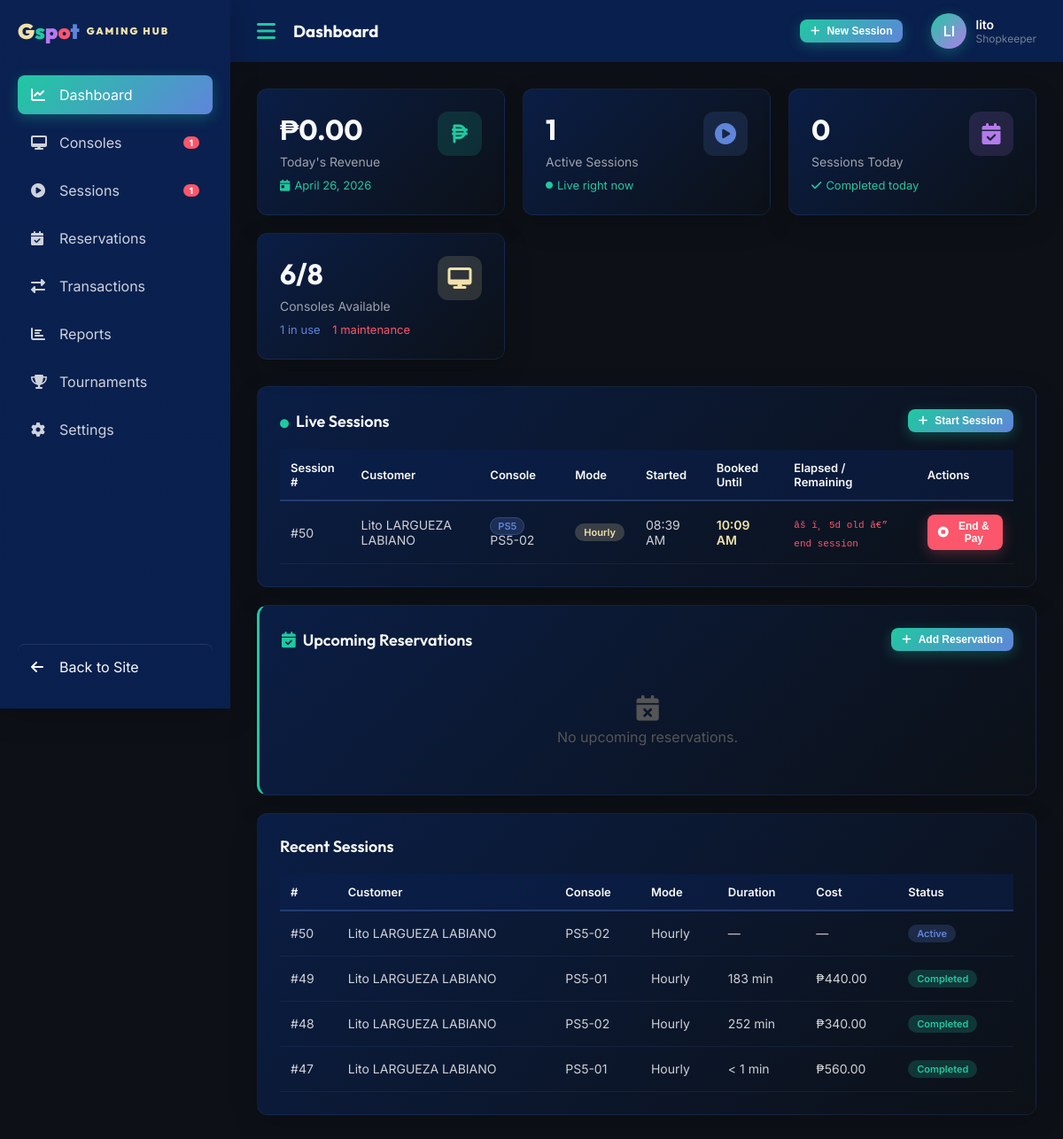
Screenshot of /admin.php (signed in) with the database file from the repository.
### tables this page shows
CREATE TABLE `gaming_sessions` (
  `session_id` int(11) NOT NULL,
  `user_id` int(11) NOT NULL,
  `console_id` int(11) NOT NULL,
  `rental_mode` enum('hourly','open_time','unlimited') NOT NULL,
  `planned_minutes` int(11) DEFAULT NULL,
  `start_time` datetime NOT NULL DEFAULT current_timestamp(),
  `end_time` datetime DEFAULT NULL,
  `duration_minutes` int(11) DEFAULT NULL,
  `hourly_rate` decimal(10,2) NOT NULL DEFAULT 0.00,
  `total_cost` decimal(10,2) DEFAULT NULL,
  `status` enum('active','completed','cancelled') NOT NULL DEFAULT 'active',
  `payment_status` enum('paid','unpaid','partial') DEFAULT NULL,
  `created_by` int(11) NOT NULL,
  `created_at` datetime NOT NULL DEFAULT current_timestamp()
);

CREATE TABLE `consoles` (
  `console_id` int(11) NOT NULL,
  `console_name` varchar(50) NOT NULL,
  `console_type` enum('PS5','PS4','Xbox Series X') NOT NULL,
  `unit_number` varchar(10) NOT NULL,
  `status` enum('available','in_use','maintenance') NOT NULL DEFAULT 'available',
  `hourly_rate` decimal(10,2) NOT NULL DEFAULT 0.00,
  `created_at` datetime NOT NULL DEFAULT current_timestamp()
);

### includes/db_functions.php (called while the page is built, shortened)
<?php
require_once __DIR__ . '/db_config.php';
function getConsoles($status = null, $type = null) {
    global $conn;
    $sql = "SELECT * FROM consoles WHERE 1=1";
    $params = [];
    $types = "";
    if ($status) {
        $sql .= " AND status = ?";
        $params[] = $status;
        $types .= "s";
    }
    $sql .= " ORDER BY console_type, unit_number";
    $stmt = $conn->prepare($sql);
    if (!empty($params)) {
        $stmt->bind_param($types, ...$params);
    }
    $stmt->execute();
    return $stmt->get_result()->fetch_all(MYSQLI_ASSOC);
}
function getActiveSessions() {
    global $conn;
    $sql = "SELECT gs.*, COALESCE(u.full_name, 'Walk-in') AS customer_name,
                   c.console_name, c.console_type, c.unit_number,
                   COALESCE((SELECT SUM(t.amount) FROM transactions t WHERE t.session_id = gs.session_id), 0) AS upfront_paid
            FROM gaming_sessions gs
            LEFT JOIN users u ON gs.user_id = u.user_id
            JOIN consoles c ON gs.console_id = c.console_id
            WHERE gs.status = 'active'
            ORDER BY gs.start_time DESC";
    $result = $conn->query($sql);
    return $result->fetch_all(MYSQLI_ASSOC);
}
function getDailySalesReport($date) {
    global $conn;
    $stmt = $conn->prepare(
        "SELECT COUNT(*) AS total_sessions,
                SUM(total_cost) AS total_revenue,
                AVG(duration_minutes) AS avg_duration,
                SUM(CASE WHEN rental_mode = 'hourly' THEN 1 ELSE 0 END) AS hourly_sessions,
                SUM(CASE WHEN rental_mode = 'open_time' THEN 1 ELSE 0 END) AS open_time_sessions,
                SUM(CASE WHEN rental_mode = 'unlimited' THEN 1 ELSE 0 END) AS unlimited_sessions
         FROM gaming_sessions
         WHERE DATE(start_time) = ? AND status = 'completed'"
    );
    $stmt->bind_param("s", $date);
    $stmt->execute();
    return $stmt->get_result()->fetch_assoc();
}
?>

### admin_sections/dashboard.php (shortened to what this page needs)
<div class="page active" id="dashboard">
    <div class="stats-grid">
        <div class="stat-card">
            <div class="stat-card-header">
                <div>
                    <div class="stat-value">₱<?= number_format($todayRevenue, 2) ?></div>
                    <div class="stat-label">Today's Revenue</div>
                </div>
                <div class="stat-icon revenue"><i class="fas fa-peso-sign"></i></div>
            </div>
            <div class="stat-change up"><i class="fas fa-calendar-day"></i> <?= date('F d, Y') ?></div>
        </div>
        <div class="stat-card">
            <div class="stat-card-header">
                <div>
                    <div class="stat-value"><?= $activeCount ?></div>
                    <div class="stat-label">Active Sessions</div>
                </div>
                <div class="stat-icon sessions"><i class="fas fa-play-circle"></i></div>
            </div>
            <div class="stat-change up"><i class="fas fa-circle" style="color:#20c8a1;font-size:8px"></i> Live right now</div>
        </div>
        <div class="stat-card">
            <div class="stat-card-header">
                <div>
                    <div class="stat-value"><?= $todayBookings ?></div>
                    <div class="stat-label">Sessions Today</div>
                </div>
                <div class="stat-icon bookings"><i class="fas fa-calendar-check"></i></div>
            </div>
            <div class="stat-change up"><i class="fas fa-check"></i> Completed today</div>
        </div>
        <div class="stat-card">
            <div class="stat-card-header">
                <div>
                    <div class="stat-value"><?= $availableCount ?>/<?= count($allConsoles) ?></div>
                    <div class="stat-label">Consoles Available</div>
                </div>
                <div class="stat-icon consoles"><i class="fas fa-desktop"></i></div>
            </div>
            <div class="stat-change up">
                <span style="color:#5f85da"><?= $inUseCount ?> in use</span> &nbsp;
                <span style="color:#fb566b"><?= $maintenanceCount ?> maintenance</span>
            </div>
        </div>
    </div>
    <div class="card">
        <div class="card-header">
            <h3 class="card-title"><i class="fas fa-circle" style="color:#20c8a1;font-size:10px;margin-right:8px"></i>Live Sessions</h3>
            <button class="btn btn-primary btn-sm" onclick="openModal('startSession')"><i class="fas fa-plus"></i> Start Session</button>
        </div>
        <?php if (empty($activeSessions)): ?>
            <div class="empty-state"><i class="fas fa-couch"></i>No active sessions right now</div>
        <?php else: ?>
        <table class="data-table">
            <thead><tr><th>Session #</th><th>Customer</th><th>Console</th><th>Mode</th><th>Started</th><th>Booked Until</th><th>Elapsed / Remaining</th><th>Actions</th></tr></thead>
            <tbody>
            <?php foreach ($activeSessions as $sess): ?>
            <tr>
                <td>#<?= $sess['session_id'] ?></td>
                <td><?= htmlspecialchars($sess['customer_name']) ?></td>
                <td>
                    <span class="console-type-badge <?= $sess['console_type'] === 'PS5' ? 'ps5' : ($sess['console_type'] === 'PS4' ? 'ps4' : 'xbox') ?>">
                        <?= $sess['console_type'] ?>
                    </span>
                    <?= htmlspecialchars($sess['unit_number']) ?>
                </td>
                <td><span class="badge pending"><?= match($sess['rental_mode']) { 'open_time' => 'Open Time', default => ucfirst($sess['rental_mode']) } ?></span></td>
                <td><?= date('h:i A', strtotime($sess['start_time'])) ?></td>
                <td>
                    <?php if ($sess['rental_mode'] === 'hourly' && $sess['planned_minutes']):
                        $bookedEndDt = new DateTime($sess['start_time'], new DateTimeZone('Asia/Manila'));
                        $bookedEndDt->modify('+' . $sess['planned_minutes'] . ' minutes');
                    ?>
                        <span style="color:#f1e1aa;font-weight:600"><?= $bookedEndDt->format('h:i A') ?></span>
                    <?php else: ?>—<?php endif; ?>
                </td>
                <td><span class="session-timer" data-start="<?= $sess['start_time'] ?>" data-planned="<?= $sess['planned_minutes'] ?? '' ?>">—</span></td>
                <td>
                    <button class="btn btn-danger btn-sm" onclick="openEndSessionModal(
                        <?= $sess['session_id'] ?>,
                        '<?= htmlspecialchars(addslashes($sess['customer_name'])) ?>',
                        '<?= htmlspecialchars(addslashes($sess['unit_number'])) ?>',
                        '<?= $sess['rental_mode'] ?>',
                        <?= strtotime($sess['start_time']) ?>,
                        <?= (int)($sess['planned_minutes'] ?? 0) ?>,
                        <?= (float)($sess['upfront_paid'] ?? 0) ?>)">
                        <i class="fas fa-stop-circle"></i> End &amp; Pay
                    </button>
                </td>
            </tr>
            <?php endforeach; ?>
            </tbody>
        </table>
        <?php endif; ?>
    </div>
    <div class="card" style="border-left:3px solid #20c8a1;margin-bottom:20px;">
        <div class="card-header" style="display:flex;align-items:center;justify-content:space-between;flex-wrap:wrap;gap:10px;">
            <div style="display:flex;align-items:center;gap:10px;">
                <h3 class="card-title" style="margin:0;">
                    <i class="fas fa-calendar-check" style="color:#20c8a1;margin-right:8px;"></i>Upcoming Reservations
                </h3>
            </div>
            <button class="btn btn-primary btn-sm" onclick="openModal('addReservation')">
                <i class="fas fa-plus"></i> Add Reservation
            </button>
        </div>
        <?php if (empty($upcomingReservations)): ?>
        <div style="padding:30px;text-align:center;color:#555;">
            <i class="fas fa-calendar-xmark" style="font-size:1.8rem;display:block;margin-bottom:8px;"></i>
            No upcoming reservations.
        </div>
        <?php endif; ?>
    </div>
    <div class="card">
        <div class="card-header"><h3 class="card-title">Recent Sessions</h3></div>
        <table class="data-table">
            <thead><tr><th>#</th><th>Customer</th><th>Console</th><th>Mode</th><th>Duration</th><th>Cost</th><th>Status</th></tr></thead>
            <tbody>
            <?php foreach (array_slice($recentSessions, 0, 8) as $sess): ?>
            <tr>
                <td>#<?= $sess['session_id'] ?></td>
                <td><?= htmlspecialchars($sess['customer_name']) ?></td>
                <td><?= htmlspecialchars($sess['unit_number']) ?></td>
                <td><?= match($sess['rental_mode']) { 'open_time' => 'Open Time', default => ucfirst($sess['rental_mode']) } ?></td>
                <td><?= $sess['duration_minutes'] !== null ? ($sess['duration_minutes'] > 0 ? $sess['duration_minutes'].' min' : '< 1 min') : '—' ?></td>
                <td><?= $sess['total_cost'] ? '₱'.number_format($sess['total_cost'],2) : '—' ?></td>
                <td><span class="badge <?= $sess['status'] ?>"><?= ucfirst($sess['status']) ?></span></td>
            </tr>
            <?php endforeach; ?>
            </tbody>
        </table>
    </div>
</div>

### assets/css/style.css (style rules this page uses)
:root { --color-primary: #0a2151; --color-secondary: #f1e1aa; --color-mint: #20c8a1; --color-purple: #b37bec; --color-coral: #fb566b; --color-blue: #5f85da; --color-dark: #0d1117; --color-light: #f8f9fa; --color-gray: #6c757d; --font-primary: "Inter", sans-serif; --font-heading: "Outfit", sans-serif; --transition: all 0.3s ease; --shadow-sm: 0 2px 10px rgba(0, 0, 0, 0.1); --shadow-md: 0 10px 30px rgba(0, 0, 0, 0.2); --shadow-lg: 0 20px 60px rgba(0, 0, 0, 0.3); }
* { margin: 0; padding: 0; box-sizing: border-box; }
body { font-family: var(--font-primary); color: var(--color-light); background-color: var(--color-dark); overflow-x: hidden; }
h1, h2, h3, h4, h5, h6 { font-family: var(--font-heading); font-weight: 700; }
.btn { font-weight: 600; padding: 0.75rem 1.8rem; border-radius: 50px; transition: var(--transition); border: none; }
.btn-primary { background: linear-gradient(135deg, var(--color-mint), var(--color-blue)); color: black; }
.stat-label { color: rgba(255, 255, 255, 0.6); font-size: 0.9rem; margin-top: 0.5rem; }

### assets/css/admin.css (style rules this page uses)
body { background: var(--color-dark); color: var(--color-light); }
.page { display: none; }
.page.active { display: block; animation: fadeIn 0.5s ease; }
.stats-grid { display: grid; grid-template-columns: repeat(auto-fit, minmax(250px, 1fr)); gap: 20px; margin-bottom: 30px; }
.stat-card { background: linear-gradient(135deg, rgba(10, 33, 81, 0.8), rgba(13, 17, 23, 0.8)); padding: 25px; border-radius: 12px; box-shadow: var(--shadow-md); border: 1px solid rgba(95, 133, 218, 0.1); transition: var(--transition); }
.stat-card-header { display: flex; justify-content: space-between; align-items: center; margin-bottom: 15px; }
.stat-icon { width: 50px; height: 50px; border-radius: 12px; display: flex; align-items: center; justify-content: center; font-size: 24px; }
.stat-icon.revenue { background: linear-gradient(135deg, rgba(32, 200, 161, 0.2), rgba(32, 200, 161, 0.05)); color: var(--color-mint); }
.stat-icon.sessions { background: linear-gradient(135deg, rgba(95, 133, 218, 0.2), rgba(95, 133, 218, 0.05)); color: var(--color-blue); }
.stat-icon.bookings { background: linear-gradient(135deg, rgba(179, 123, 236, 0.2), rgba(179, 123, 236, 0.05)); color: var(--color-purple); }
.stat-value { font-size: 32px; font-weight: 700; color: var(--color-light); margin-bottom: 5px; font-family: var(--font-heading); }
.stat-label { color: rgba(255, 255, 255, 0.6); font-size: 14px; }
.stat-change { font-size: 13px; margin-top: 10px; display: flex; align-items: center; gap: 5px; }
.stat-change.up { color: var(--color-mint); }
.card { background: linear-gradient(135deg, rgba(10, 33, 81, 0.8), rgba(13, 17, 23, 0.8)); border-radius: 12px; padding: 25px; box-shadow: var(--shadow-md); margin-bottom: 20px; border: 1px solid rgba(95, 133, 218, 0.1); }
.card-header { display: flex; justify-content: space-between; align-items: center; margin-bottom: 20px; }
.card-title { font-size: 18px; font-weight: 600; color: var(--color-light); font-family: var(--font-heading); }
.data-table { width: 100%; border-collapse: collapse; }
.data-table th { background: rgba(10, 33, 81, 0.5); padding: 12px; text-align: left; font-weight: 600; color: var(--color-light); font-size: 13px; border-bottom: 2px solid rgba(95, 133, 218, 0.3); }
.data-table td { padding: 15px 12px; border-bottom: 1px solid rgba(95, 133, 218, 0.1); color: rgba(255, 255, 255, 0.8); font-size: 14px; }
.btn { padding: 10px 20px; border: none; border-radius: 8px; cursor: pointer; font-weight: 600; font-size: 14px; transition: var(--transition); display: inline-flex; align-items: center; gap: 8px; }
.btn-primary { background: linear-gradient(135deg, var(--color-mint), var(--color-blue)); color: white; box-shadow: 0 4px 15px rgba(32, 200, 161, 0.3); }
.btn-danger { background: var(--color-coral); color: white; box-shadow: 0 4px 15px rgba(251, 86, 107, 0.3); }
.btn-sm { padding: 6px 12px; font-size: 12px; }
.badge { padding: 4px 10px; border-radius: 12px; font-size: 12px; font-weight: 600; }

### rows the page displays
gaming_sessions: session_id "50", customer_name "Lito LARGUEZA LABIANO", console.console_type "PS5", console.unit_number "PS5-02", rental_mode "Hourly", start_time "08:39 AM", $bookedEndDt->format('h:i A') "10:09 AM", status "Active"
gaming_sessions: session_id "49", customer_name "Lito LARGUEZA LABIANO", console.unit_number "PS5-01", rental_mode "Hourly", duration_minutes "183", total_cost "440.00", status "Completed"
gaming_sessions: session_id "48", customer_name "Lito LARGUEZA LABIANO", console.unit_number "PS5-02", rental_mode "Hourly", duration_minutes "252", total_cost "340.00", status "Completed"
gaming_sessions: session_id "47", customer_name "Lito LARGUEZA LABIANO", console.unit_number "PS5-01", rental_mode "Hourly", duration_minutes "< 1 min", total_cost "560.00", status "Completed"

### other values shown
$maintenanceCount "1"
$activeCount "1"
getUserInitials() "LI"
$user['full_name'] "lito"
getRoleBadge() "Shopkeeper"
$todayRevenue "0.00"
$todayBookings "0"
$availableCount "6"
count($allConsoles) "8"
$inUseCount "1"
